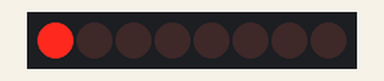
A program run on a simulated Arduino Uno, built with avr-gcc and run on an emulated ATmega328P. Shown: 8 shift-register outputs drawn as a row of LEDs (first output left, lit = HIGH). Wiring (inferred from the names in the program): shift register (74HC595): data pin 8; shift clock pin 9; latch pin 10. Wiring (inferred from the signals the program sends): row of LEDs: on Q0, Q1, Q2, Q3, Q4, Q5, Q6, Q7.

Above: at 0.05 s.
At 0.65 s:
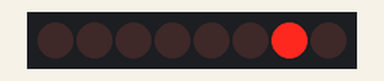
At 1.25 s:
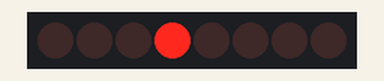
At 1.75 s:
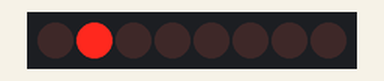
At 2.4 s:
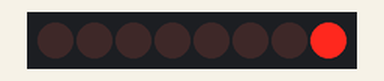
At 3.45 s:
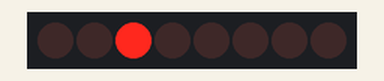
Timing chart, 0 to 3.8 s (numbered marks = the images above):
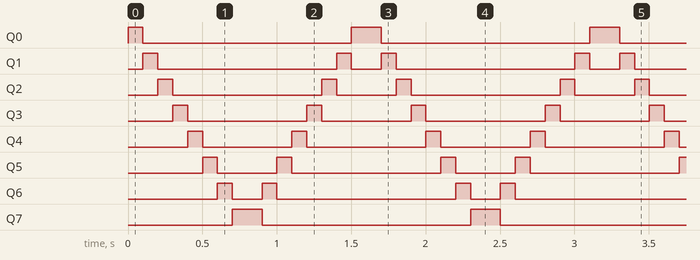

Measured:
- by itself, Q0: repeats every 1.6 s: LOW 1.4 s, HIGH 0.20 s
- by itself, Q1: repeats every 1.6 s: LOW 1.2 s, HIGH 0.10 s, LOW 0.20 s, HIGH 0.10 s
- by itself, Q2: repeats every 1.6 s: LOW 1.0 s, HIGH 0.10 s, LOW 0.40 s, HIGH 0.10 s
- by itself, Q3: repeats every 1.6 s: LOW 0.80 s, HIGH 0.10 s, LOW 0.60 s, HIGH 0.10 s
- by itself, Q4: repeats every 1.6 s: LOW 0.60 s, HIGH 0.10 s, LOW 0.80 s, HIGH 0.10 s
- by itself, Q5: repeats every 1.6 s: LOW 0.40 s, HIGH 0.10 s, LOW 1.0 s, HIGH 0.10 s
- by itself, Q6: repeats every 1.6 s: LOW 0.20 s, HIGH 0.10 s, LOW 1.2 s, HIGH 0.10 s
- by itself, Q7: alternates HIGH for 0.20 s and LOW for 1.4 s

The program:

main.cpp
```cpp
#include "Arduino.h"

#define UP true
#define DOWN false

uint8_t dataPin = 8;
uint8_t clockPin = 9;
uint8_t latchPin = 10;

void setup() {
  // set shift register pins as OUTPUT
  pinMode(dataPin, OUTPUT);
  pinMode(clockPin, OUTPUT);
  pinMode(latchPin, OUTPUT);

  // pull all pins LOW to avoid weird behaviour
  digitalWrite(dataPin, LOW);
  digitalWrite(clockPin, LOW);
  digitalWrite(latchPin, LOW);
}

void runLed(bool up) {
  uint8_t direction = up ? MSBFIRST : LSBFIRST;
  for (size_t i = 0; i < 8; i++) {
    digitalWrite(latchPin, LOW);
    shiftOut(dataPin, clockPin, direction, 1 << i);
    digitalWrite(latchPin, HIGH);
    delay(100);
  }
}

void loop() {
  runLed(UP);
  runLed(DOWN);
}
```
